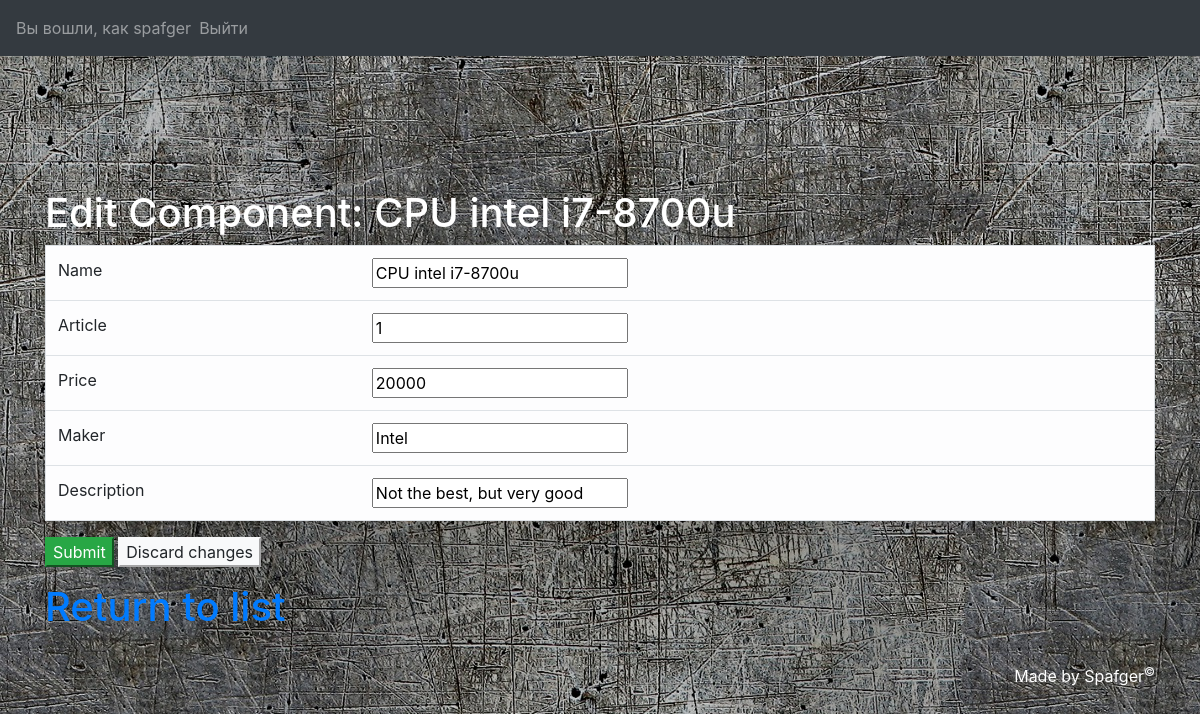
/LabaUD/mainmenu/Compl/editcomplform/1 (signed in), run on the app's committed database.
### LabaUD/models.py (models this page shows)
class Compl(models.Model):
    id_compl = models.AutoField(primary_key=True)
    compl_name = models.CharField(max_length=64)
    compl_article = models.CharField(max_length=20)
    compl_price = models.IntegerField()
    compl_maker = models.CharField(max_length=64)
    compl_description = models.CharField(max_length=128)
    def __str__(self):
        return self.compl_name

### LabaUD/views.py (the view, shortened to what this page needs)
# urls.py: url(r'^mainmenu/Compl/editcomplform/(?P<compl_name>[\w-]+)$', views.editcompl_form, name='edit_compl'),
def editcompl_form(request, compl_name):
    cur_user = get_user(request)
    if cur_user.is_staff:
        compl = Compl.objects.get(id_compl=compl_name)
        form = Compl_Form(instance=compl)
        flag = False
        return render(request, "bdedit/Compl/editcompl.html", locals())
    else:
        return redirect("../../../failed")

### LabaUD/forms.py
class Compl_Form(ModelForm):
    class Meta:
        model = Compl
        fields = ["id_compl", "compl_name", "compl_article", "compl_price", "compl_maker", "compl_description"]

### templates/bdedit/Compl/editcompl.html (shortened to what this page needs)
{% extends "base.html" %}
{% block content %}
    <div class="container">
        <h1 style="color: #FFFFFF">Edit Component: {{ compl }}</h1>
    </div>
    <div class="container">
        <form action="" method="post">
            <table class="table table-light border" align="center">
                <tr>
                    <td>Name</td>
                    <td>{{ form.compl_name }}</td>
                </tr>
                <tr>
                    <td>Article</td>
                    <td>{{ form.compl_article }}</td>
                </tr>
                <tr>
                    <td>Price</td>
                    <td>{{ form.compl_price }}</td>
                </tr>
                <tr>
                    <td>Maker</td>
                    <td>{{ form.compl_maker }}</td>
                </tr>
                <tr>
                    <td>Description</td>
                    <td>{{ form.compl_description }}</td>
                </tr>
            </table>
            <p>
                <input type="submit" class="btn-success">
                <a href="../outcompl"><input type="button" class="btn-light" value="Discard changes"></a>
            </p>
        </form>
        <h1><a href="{% url "out_compl" %}">Return to list</a></h1>
    </div>
{% endblock content %}

### templates/header.html (shortened to what this page needs)
<nav class="navbar navbar-expand-sm bg-dark navbar-dark">
{% if cur_user.id is not None %}
<ul class="navbar-nav mr-2">
    <li class="nav-item">
        <span class="navbar-text">
            Вы вошли, как {{ cur_user }}
        </span>
    </li>
    <li class="nav-item">
        <a class="nav-link" href="{% url 'logout' %}">Выйти</a>
    </li>
</ul>
{% endif %}
</nav>
<div class="container-fluid">
    <table class="w-75" style="height: 100px; margin: 0 auto">
            <tr>
            </tr>
    </table>
</div>
<hr>

### data on the page
Compl: compl_name "CPU intel i7-8700u", compl_article "1", compl_price "20000", compl_maker "Intel", compl_description "Not the best, but very good"

### other printed values
{{ cur_user }} "spafger"
